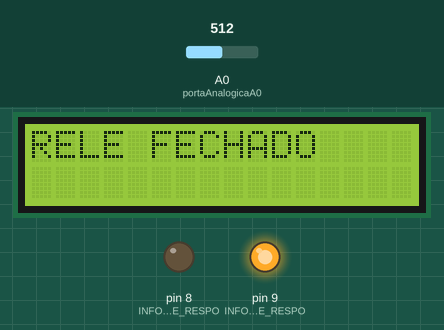
Simulated run of this sketch. Board: Arduino Uno, built with avr-gcc and run on an emulated ATmega328P. Shown: 16×2 character LCD, output pins drawn as LEDs (lit = HIGH). The inputs (shaded band) are chosen by the test bench; at power-on: A0 (portaAnalogicaA0) = 512.

Above: at 1.1 s.
1.9 s: A0 (portaAnalogicaA0) set to 54
3.5 s: A0 (portaAnalogicaA0) set to 46
At 4.4 s:
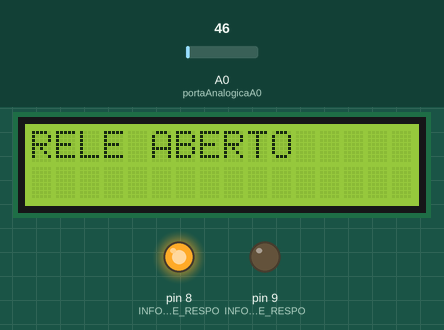
7.0 s: A0 (portaAnalogicaA0) set to 122
At 8.0 s:
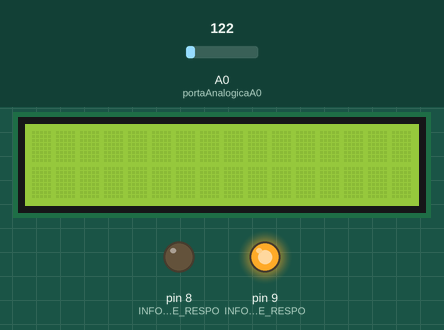
11.1 s: A0 (portaAnalogicaA0) set to 40
At 12.0 s:
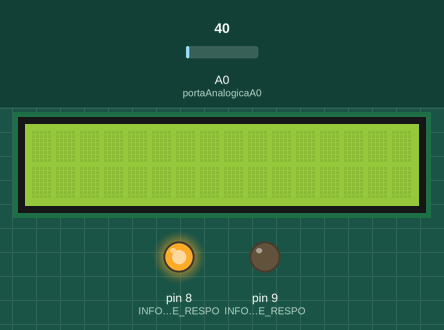
Timing chart, 0 to 14.1 s (numbered marks = the images above; inputs shaded):
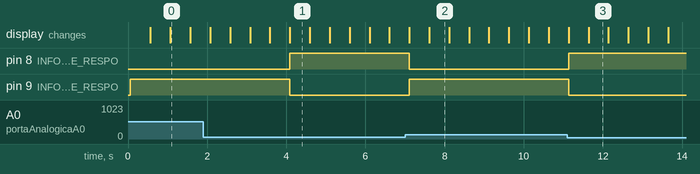

Measured:
- the behaviour switches between 51 and 50 on A0 (portaAnalogicaA0) (found by bisection; images 0 and 1)
- after the input at 3.5 s, pin 8 (INFORMA_QUAL_PINO_E_RESPO): LOW → HIGH after 0.59 s; pin 9 (INFORMA_QUAL_PINO_E_RESPO): HIGH → LOW after 0.59 s; the display: first differs from a run without the input after 0.59 s (image 1)
- after the input at 7.0 s, pin 8 (INFORMA_QUAL_PINO_E_RESPO): HIGH → LOW after 0.11 s; pin 9 (INFORMA_QUAL_PINO_E_RESPO): LOW → HIGH after 0.11 s; the display: first changes after 0.11 s (image 2 shows a later state)
- after the input at 11.1 s, pin 8 (INFORMA_QUAL_PINO_E_RESPO): LOW → HIGH at once; pin 9 (INFORMA_QUAL_PINO_E_RESPO): HIGH → LOW at once; the display: first changes at once (image 3 shows a later state)
- what the display in image 0 shows lasts 0.5 s, from 1.1 s to 1.6 s

The sketch:

rega_inteligente.ino
```cpp
// C++ code
//
#include <LiquidCrystal.h>

const int rs=12,en=11,d4=5,d5=4,d6=3,d7=2; // POSTAR DO DISPLAY
const int portaAnalogicaA0 = A0; // PORTA ANALOGICA DE RECEBIMENTO DE SINAL

LiquidCrystal monitorLCD(rs,en,d4,d5,d6,d7); // INTANCIA UM NOVO DISPLAY / PORTAS DE CONEXAO DEFINIDAS ANTERIORMENTE

/* CONTROLA  */
void controlaLuzLED(int calculo) {
  String variacao = "";

  if (calculo > 50) { // CASO A DISTANCIA SEJA SUPERIOR A 50, A LUZ E ACESA
    // Luz acesa!!
    //Serial.println("Luz acesa!!");
    // O pino 8 e responsável por deixar ligar o LED
    digitalWrite(8, LOW);
    digitalWrite(9, HIGH);

    variacao = "RELE FECHADO"; // IMPRIME OS DADOS NA TELA

  } else { // CASO A DISTANCIA SEJA INFERIOR OU IGUAL A 50, A LUZ E APAGADA
    // Luz apagada!!
    //Serial.println("Luz apagada!!");
    // O pino 8 e responsável por deixar apagar o LED
    digitalWrite(8, HIGH);
    digitalWrite(9, LOW);

    variacao = "RELE ABERTO"; // IMPRIME OS DADOS NA TELA

  }

  monitorLCD.display(); // DEIXA OS DADOS DO MONITOR VISIVEIS

  //monitorLCD.home(); // JOGA O CUROR PARA O LADO SUPERIOR ESQUERDO DO DISPLAY
  monitorLCD.print(variacao); // IMPRIME OS DADOS NA TELA

  delay(500); // APLICA UM DELAY A APLICACAO, PARA QUE A LIMPEZA DOS DADOS NAO SEJA INSTANTANEA, ASSIM CONSEGUIMOS VER O QUE ESTA SENDO APRESENTADO NA TELA
  monitorLCD.clear(); // LIMPA A TELA DO MONITOR E POSICIONA NA LATERAL SUPERIROR ESQUERDA DO DISPLAY

}

void recursao() {
  controlaLuzLED(analogRead(portaAnalogicaA0));

  monitorLCD.display(); // DEIXA OS DADOS DO MONITOR VISIVEIS

  //monitorLCD.home(); // JOGA O CUROR PARA O LADO SUPERIOR ESQUERDO DO DISPLAY
  //monitorLCD.print(analogRead(portaAnalogicaA0)); // IMPRIME OS DADOS NA TELA

  delay(500); // APLICA UM DELAY A APLICACAO, PARA QUE A LIMPEZA DOS DADOS NAO SEJA INSTANTANEA, ASSIM CONSEGUIMOS VER O QUE ESTA SENDO APRESENTADO NA TELA
  monitorLCD.clear(); // LIMPA A TELA DO MONITOR E POSICIONA NA LATERAL SUPERIROR ESQUERDA DO DISPLAY

  recursao();
}

/* INICIONALIZA O SISTEMA */
void setup() {
  monitorLCD.begin(16, 2); // ESPECIFICA A DIMENSAO DE LARGURA E ALTURA QUE IRA OCUPAR NO DISPLAY

  pinMode(8, OUTPUT); // INFORMA QUAL PINO E RESPOSVEL POR MANDAR A TRAVA
  pinMode(9, OUTPUT); // INFORMA QUAL PINO E RESPOSVEL POR MANDAR A TRAVA

  recursao();

}
```
